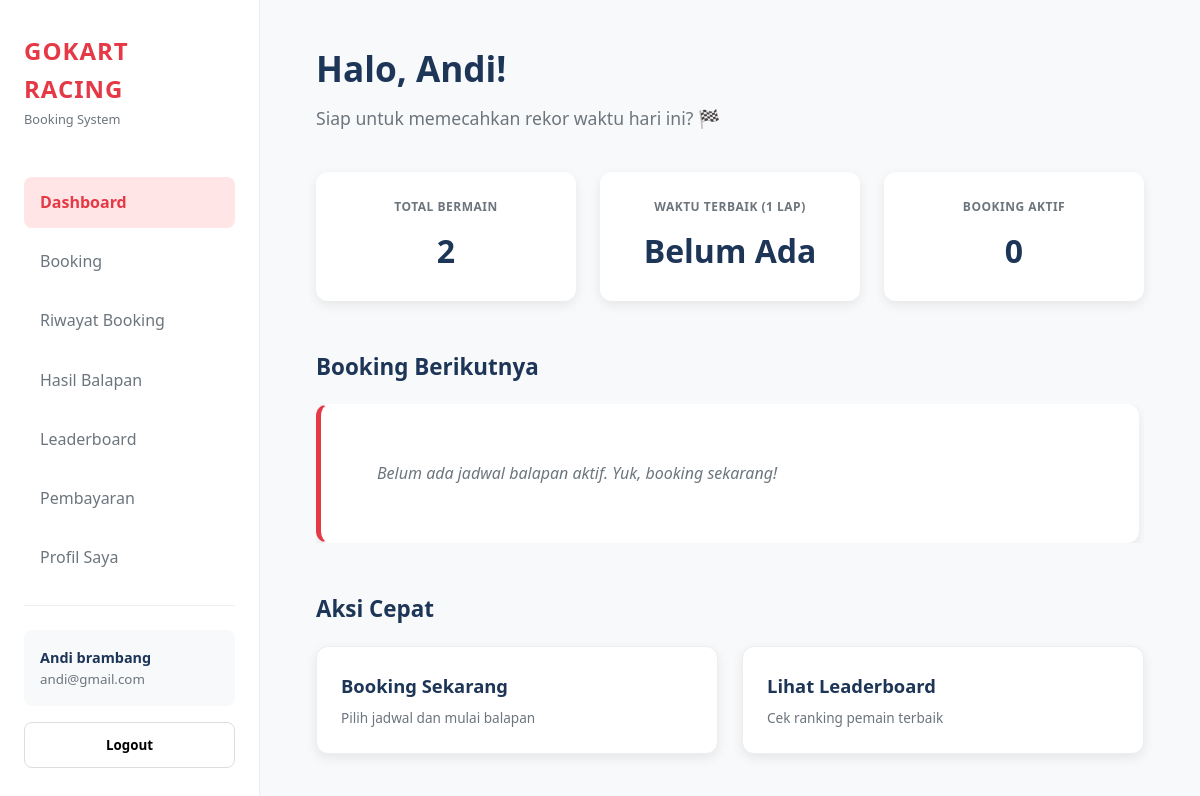
Page /dashboard/dashboard.PHP (signed in) on the committed database.
### tables this page shows
CREATE TABLE `users` (
  `id` int(11) NOT NULL,
  `nama_lengkap` varchar(100) NOT NULL,
  `nomor_hp` varchar(20) NOT NULL,
  `email` varchar(100) NOT NULL,
  `password` varchar(255) NOT NULL,
  `role` enum('admin','user') DEFAULT 'user',
  `created_at` timestamp NOT NULL DEFAULT current_timestamp(),
  `total_bermain` int(11) DEFAULT 0,
  `best_time` decimal(5,3) DEFAULT 99.999,
  `booking_aktif` int(11) DEFAULT 0
);

### dashboard/dashboard.PHP (the view, shortened to what this page needs)
<?php
require '../koneksi.php';
$user_id = $_SESSION['id_user'];
$user_query = mysqli_query($koneksi, "SELECT * FROM users WHERE id = '$user_id'");
$user       = mysqli_fetch_assoc($user_query);
$first_name = explode(' ', $user['nama_lengkap'])[0];
$total_query = mysqli_query($koneksi, "
    SELECT COUNT(*) as total
    FROM booking
    WHERE user_id = '$user_id' AND status = 'selesai'
");
$total = mysqli_fetch_assoc($total_query)['total'];
$best_query = mysqli_query($koneksi, "
    SELECT MIN(total_lap) as best_time
    FROM hasil_balapan
    WHERE user_id = '$user_id'
");
$best_data = mysqli_fetch_assoc($best_query);
$best_time = ($best_data && $best_data['best_time'] > 0) ? number_format($best_data['best_time'], 3) . ' detik' : 'Belum Ada';
$aktif_query = mysqli_query($koneksi, "
    SELECT COUNT(*) as total
    FROM booking
    WHERE user_id = '$user_id' AND status = 'aktif'
");
$aktif_count = mysqli_fetch_assoc($aktif_query)['total'];
$next_query = mysqli_query($koneksi, "
    SELECT b.*, p.nama_paket, p.durasi_menit
    FROM booking b
    JOIN paket_bermain p ON b.paket_id = p.id
    WHERE b.user_id = '$user_id' AND b.status = 'aktif'
    ORDER BY b.tanggal_booking ASC, b.jam_booking ASC
");
?>
<!DOCTYPE html>
<html lang="id">
<head>
    <link rel="stylesheet" href="style.css">
</head>
<body>
<div class="container">
    <aside class="sidebar">
        <div class="sidebar-top">
            <div class="brand">
                <h2>GoKart Racing</h2>
                <p>Booking System</p>
            </div>
            <ul class="nav-menu">
                <li><a href="../dashboard/dashboard.php" class="nav-link active">Dashboard</a></li>
                <li><a href="../booking/booking.php" class="nav-link">Booking</a></li>
                <li><a href="../riwayat booking/riwayat.php" class="nav-link">Riwayat Booking</a></li>
                <li><a href="../hasil_balapan/hasil_balapan.php" class="nav-link">Hasil Balapan</a></li>
                <li><a href="../leaderboard/leaderboard.php" class="nav-link">Leaderboard</a></li>
                <li><a href="../pembayaran/pembayaran.php" class="nav-link">Pembayaran</a></li>
                <li><a href="../Profil_sayaGokart/profil_saya.php" class="nav-link">Profil Saya</a></li>
            </ul>
        </div>
        <div class="sidebar-bottom">
            <div class="sidebar-user">
                <p><strong><?= htmlspecialchars($user['nama_lengkap']); ?></strong></p>
                <small><?= htmlspecialchars($user['email']); ?></small>
            </div>
            <button class="logout-btn">Logout</button>
        </div>
    </aside>
    <main class="main">
        <header class="header">
            <h1>Halo, <?= htmlspecialchars($first_name); ?>!</h1>
            <p>Siap untuk memecahkan rekor waktu hari ini? 🏁</p>
        </header>
        <section class="stats">
            <div class="card stat-card">
                <p>Total Bermain</p>
                <h3 class="stat-number"><?= $total; ?></h3>
            </div>
            <div class="card stat-card">
                <p>Waktu Terbaik (1 Lap)</p>
                <h3 class="stat-number"><?= $best_time; ?></h3>
            </div>
            <div class="card stat-card">
                <p>Booking Aktif</p>
                <h3 class="stat-number"><?= $aktif_count; ?></h3>
            </div>
        </section>
        <section class="booking">
            <h2>Booking Berikutnya</h2>
            <div class="booking-list">
                <?php if (mysqli_num_rows($next_query) > 0): ?>
                    <?php while ($row = mysqli_fetch_assoc($next_query)): ?>
                        <div class="card booking-box" style="margin-bottom: 1rem;">
                            <div class="booking-left">
                                <p class="booking-date">
                                    📅 <?= date('d M Y', strtotime($row['tanggal_booking'])); ?> |
                                    ⏰ <?= date('H:i', strtotime($row['jam_booking'])); ?>
                                </p>
                                <div class="booking-detail">
                                    <span><strong>Paket:</strong> <?= htmlspecialchars($row['nama_paket']); ?></span>
                                    <span><strong>Durasi:</strong> <?= $row['durasi_menit']; ?> Menit</span>
                                    <span><strong>Pemain:</strong> <?= $row['jumlah_orang']; ?> Orang</span>
                                </div>
                            </div>
                            <div class="booking-right">
                                <button class="btn btn-secondary" onclick="window.location.href='../riwayat booking/riwayat.php'">
                                    Detail
                                </button>
                            </div>
                        </div>
                    <?php endwhile; ?>
                <?php else: ?>
                    <div class="card booking-box">
                        <p class="empty-state">Belum ada jadwal balapan aktif. Yuk, booking sekarang!</p>
                    </div>
                <?php endif; ?>
            </div>
        </section>
        <section class="aksi">
            <h2>Aksi Cepat</h2>
            <div class="aksi-container">
                <div class="card aksi-box clickable" onclick="window.location.href='../booking/booking.php'">
                    <h3>Booking Sekarang</h3>
                    <p>Pilih jadwal dan mulai balapan</p>
                </div>
                <div class="card aksi-box clickable" onclick="window.location.href='../leaderboard/leaderboard.php'">
                    <h3>Lihat Leaderboard</h3>
                    <p>Cek ranking pemain terbaik</p>
                </div>
            </div>
        </section>
    </main>
</div>
</body>
</html>

### dashboard/style.css (style rules this page uses)
:root { --primary: #e63946; --primary-light: #ffe5e5; --dark: #1d3557; --light: #f1faee; --gray: #6c757d; --white: #ffffff; --bg-body: #f8f9fa; --shadow: 0 4px 12px rgba(0, 0, 0, 0.08); --transition: all 0.3s ease; }
* { margin: 0; padding: 0; box-sizing: border-box; font-family: "Segoe UI", Roboto, Helvetica, Arial, sans-serif; }
body { background-color: var(--bg-body); color: var(--dark); line-height: 1.6; }
.container { display: flex; min-height: 100vh; width: 100%; }
.sidebar { width: 260px; background-color: var(--white); display: flex; flex-direction: column; justify-content: space-between; padding: 2rem 1.5rem; border-right: 1px solid #eee; position: fixed; height: 100vh; z-index: 100; transition: var(--transition); }
.brand { padding-bottom: 1rem; }
.brand h2 { color: var(--primary); font-size: 1.5rem; text-transform: uppercase; letter-spacing: 1px; }
.brand p { font-size: 0.8rem; color: var(--gray); }
.nav-menu { list-style: none; margin-top: 2rem; flex-grow: 1; }
.nav-link { text-decoration: none; color: var(--gray); display: block; padding: 0.8rem 1rem; border-radius: 8px; margin-bottom: 0.5rem; transition: var(--transition); white-space: nowrap; overflow: hidden; text-overflow: ellipsis; }
.nav-link:hover, .nav-link.active { background-color: var(--primary-light); color: var(--primary); font-weight: bold; }
.sidebar-bottom { margin-top: auto; border-top: 1px solid #eee; padding-top: 1.5rem; }
.sidebar-user { padding: 1rem; background: var(--bg-body); border-radius: 8px; margin-bottom: 1rem; }
.sidebar-user p { font-size: 0.9rem; white-space: nowrap; overflow: hidden; text-overflow: ellipsis; }
.sidebar-user small { color: var(--gray); display: block; }
.logout-btn { width: 100%; padding: 0.8rem; border: 1px solid #ddd; background: none; border-radius: 8px; cursor: pointer; font-weight: 600; transition: var(--transition); }
.main { margin-left: 260px; padding: 2.5rem 3.5rem; flex-grow: 1; min-width: 0; transition: var(--transition); }
.header { margin-bottom: 2.5rem; }
.header h1 { font-size: 2.2rem; margin-bottom: 0.5rem; }
.header p { color: var(--gray); font-size: 1.1rem; }
.card { background: var(--white); border-radius: 12px; padding: 1.5rem; box-shadow: var(--shadow); border: 1px solid transparent; }
.stats { display: grid; grid-template-columns: repeat(auto-fit, minmax(220px, 1fr)); gap: 1.5rem; margin-bottom: 3rem; }
.stat-card { text-align: center; transition: var(--transition); }
.stat-card p { color: var(--gray); text-transform: uppercase; font-size: 0.75rem; font-weight: 700; letter-spacing: 0.5px; margin-bottom: 0.5rem; }
.stat-number { font-size: 2rem; font-weight: 800; color: var(--dark); }
.booking h2, .aksi h2 { margin-bottom: 1.2rem; font-size: 1.4rem; display: flex; align-items: center; gap: 10px; }
.booking-list { max-height: 500px; overflow-y: auto; padding-right: 5px; }
.booking-box { display: flex; justify-content: space-between; align-items: center; border-left: 5px solid var(--primary); transition: var(--transition); }
.empty-state { text-align: center; color: var(--gray); padding: 2rem; font-style: italic; }
.aksi { margin-top: 3rem; }
.aksi-container { display: grid; grid-template-columns: repeat(2, 1fr); gap: 1.5rem; }
.aksi-box { text-align: left; transition: var(--transition); border: 1px solid #eee; }
.aksi-box h3 { margin-bottom: 0.4rem; color: var(--dark); font-size: 1.15rem; }
.aksi-box p { font-size: 0.85rem; color: var(--gray); }

### rows in the picture
users: nama_lengkap "Andi brambang", email "andi@gmail.com", nama_lengkap "Andi"

### other values in the picture
$total "2"
$best_time "Belum Ada"
$aktif_count "0"
